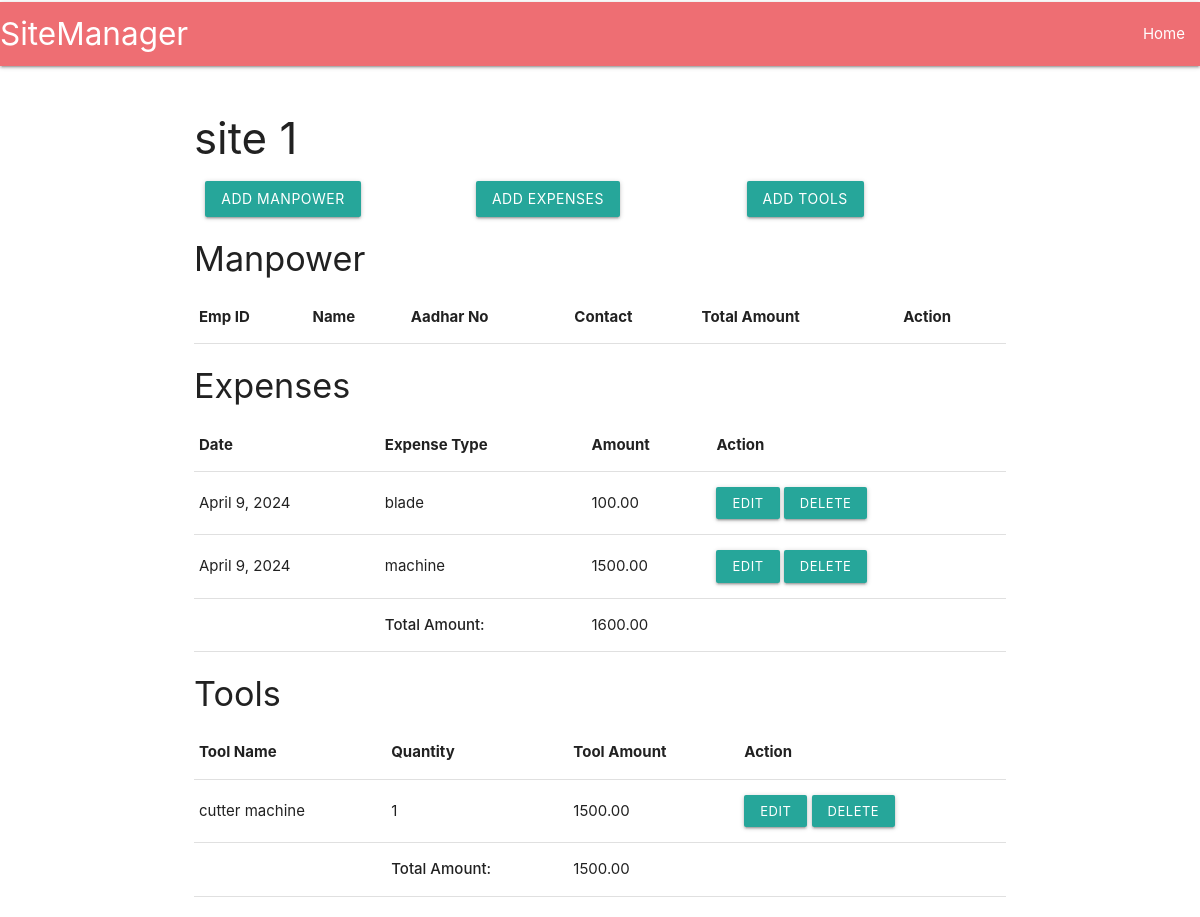
Page /ManageSites/1 on the earlier database version.
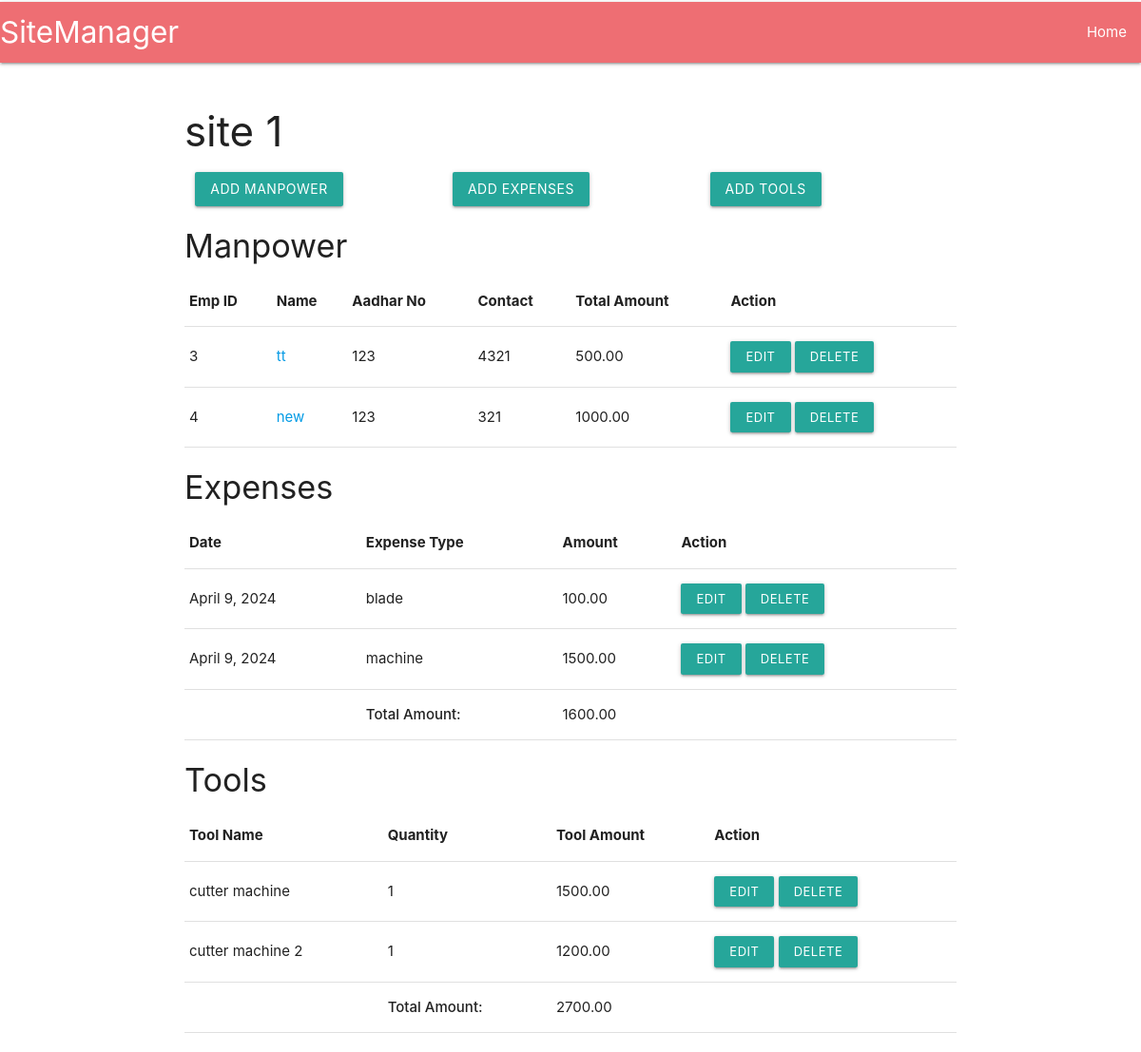
Same page on the later database version.
### sites/models.py (models this page shows)
class Site(models.Model):
    name = models.CharField(max_length=100)
    address = models.CharField(max_length=255)
    quotation_amount = models.DecimalField(max_digits=50, decimal_places=2)

class Expense(models.Model):
    site = models.ForeignKey(Site, on_delete=models.CASCADE)
    description = models.TextField()
    amount = models.DecimalField(max_digits=100, decimal_places=2)
    date = models.DateField()

class TotalSitesExpenseAmount(models.Model):
    site = models.ForeignKey(Site, on_delete=models.CASCADE)
    total_expense_amount = models.DecimalField(max_digits=100, decimal_places=2)

class Tool(models.Model):
    site = models.ForeignKey(Site, on_delete=models.CASCADE)
    name = models.CharField(max_length=100)
    quantity = models.IntegerField()
    amount = models.DecimalField(max_digits=100, decimal_places=2)

class TotalSitesToolAmount(models.Model):
    site = models.ForeignKey(Site, on_delete=models.CASCADE)
    total_tool_amount = models.DecimalField(max_digits=100, decimal_places=2)

class Manpower(models.Model):
    site = models.ForeignKey(Site, on_delete=models.CASCADE)
    name = models.CharField(max_length=100)
    adhaarno = models.CharField(max_length=20)
    contact = models.CharField(max_length=20)

class total_amount_per_laborer(models.Model):
    site = models.ForeignKey(Site, on_delete=models.CASCADE)
    Manpower = models.ForeignKey(Manpower, on_delete=models.CASCADE)
    total_amount = models.DecimalField(max_digits=100, decimal_places=2)

### sites/views.py (the view)
# urls.py: path('ManageSites/<int:site_id>', views.ManageSites, name='ManageSites'),
def ManageSites(request,site_id):
    siteInfo = get_object_or_404(Site, pk=site_id)
    manpowers = Manpower.objects.all()
    expenses = Expense.objects.all()
    Tools = Tool.objects.all()
    records = Attendance.objects.all()
    total_wages_per_worker = total_amount_per_laborer.objects.all()
    TotalExpAmount = TotalSitesExpenseAmount.objects.filter(site=site_id)
    TotalToolAmount = TotalSitesToolAmount.objects.filter(site=site_id)
    context = {
        'siteInfo': siteInfo,
        'manpowers': manpowers,
        'expenses': expenses,
        'Tools': Tools,
        'records': records,
        'total_wages_per_worker': total_wages_per_worker,
        'TotalExpAmount': TotalExpAmount,
        'TotalToolAmount': TotalToolAmount,
    }
    return render(request,'sites/ManageSitePage.html',context)

### sites/templates/sites/ManageSitePage.html (shortened to what this page needs)
{% extends 'Navbar.html' %}
{% block content %}
<body>
    <div class="container">
        <h3>{{ siteInfo.name }}</h3>
        <div class="row">
            <div class="col s4">
                <a href="{% url 'AddManpower' siteInfo.id %}" class="btn waves-effect waves-light">Add Manpower</a>
            </div>
            <div class="col s4">
                <a href="{% url 'AddExpenses' siteInfo.id %}" class="btn waves-effect waves-light">Add Expenses</a>
            </div>
            <div class="col s4">
                <a href="{% url 'AddTools' siteInfo.id %}" class="btn waves-effect waves-light">Add Tools</a>
            </div>
        </div>
        <h4>Manpower</h4>
        <table class="highlight">
            <thead>
                <tr>
                    <th>Emp ID</th>
                    <th>Name</th>
                    <th>Aadhar No</th>
                    <th>Contact</th>
                    <th>Total Amount</th>
                    <th>Action</th>
                </tr>
            </thead>
            <tbody>
                {% for labour in manpowers %}
                {% if siteInfo == labour.site %}
                <tr>
                    <td> {{ labour.id }} </td>
                    <td> <a href="{% url 'LabourDetails' siteInfo.id labour.id %}" > {{ labour.name }} </a></td>
                    <td> {{ labour.adhaarno }} </td>
                    <td> {{ labour.contact }} </td>
                    {% for ll in total_wages_per_worker %}
                    {% if ll.Manpower.id == labour.id %}
                    <td> {{ ll.total_amount }} </td>
                    {% endif %}
                    {% endfor %}
                    <td>
                        <a href="{% url 'EditManpower' labour.id siteInfo.id %}" class="btn-small waves-effect waves-light">Edit</a>
                        <a href="{% url 'delete_dataManage' 'manpower' labour.id siteInfo.id %}" class="btn-small waves-effect waves-light">Delete</a>
                    </td>
                </tr>
                {% endif %}
                {% endfor %}
            </tbody>
        </table>
        <h4>Expenses</h4>
        <table class="highlight">
            <thead>
                <tr>
                    <th>Date</th>
                    <th>Expense Type</th>
                    <th>Amount</th>
                    <th>Action</th>
                </tr>
            </thead>
            <tbody>
                {% for exp in expenses %}
                {% if siteInfo == exp.site %}
                <tr>
                    <td> {{ exp.date }} </td>
                    <td> {{ exp.description }} </td>
                    <td> {{ exp.amount }} </td>
                    <td>
                        <a href="{% url 'EditExpenses' exp.id siteInfo.id %}" class="btn-small waves-effect waves-light">Edit</a>
                        <a href="{% url 'delete_dataManage' 'expense' exp.id siteInfo.id %}" class="btn-small waves-effect waves-light">Delete</a>
                    </td>
                </tr>
                {% endif %}
                {% endfor %}
            </tbody>
            <tfoot>
                <tr>
                    <td></td>
                    <td><strong>Total Amount:</strong></td>
                    <td id="totalExpenseAmount"> {{ TotalExpAmount.0.total_expense_amount }} </td>
                </tr>
            </tfoot>
        </table>
        <h4>Tools</h4>
        <table class="highlight">
            <thead>
                <tr>
                    <th>Tool Name</th>
                    <th>Quantity</th>
                    <th>Tool Amount</th>
                    <th>Action</th>
                </tr>
            </thead>
            <tbody>
                {% for tool in Tools %}
                {% if siteInfo == tool.site %}
                <tr>
                    <td> {{ tool.name }} </td>
                    <td> {{ tool.quantity }} </td>
                    <td> {{ tool.amount }} </td>
                    <td>
                        <a href="{% url 'EditTools' tool.id siteInfo.id %}" class="btn-small waves-effect waves-light">Edit</a>
                        <a href="{% url 'delete_dataManage' 'tool' tool.id siteInfo.id %}" class="btn-small waves-effect waves-light">Delete</a>
                    </td>
                </tr>
                {% endif %}
                {% endfor %}
            </tbody>
            <tfoot>
                <tr>
                    <td></td>
                    <td><strong>Total Amount:</strong></td>
                    <td id="totalToolAmount"> {{ TotalToolAmount.0.total_tool_amount }} </td>
                </tr>
            </tfoot>
        </table>
    </div>
</body>
{% endblock %}

### sites/templates/sites/Navbar.html (shortened to what this page needs)
<!DOCTYPE html>
<html>
<head>
    <link rel="stylesheet" href="https://cdnjs.cloudflare.com/ajax/libs/materialize/1.0.0/css/materialize.min.css">
</head>
<body>
    <nav>
        <div class="nav-wrapper">
            <a href="#" class="brand-logo">SiteManager</a>
            <ul id="nav-mobile" class="right hide-on-med-and-down">
                <li><a href="{% url 'sites' %}">Home</a></li>
            </ul>
        </div>
    </nav>
    <main>
        {% block content %}
        {% endblock %}
    </main>
</body>
</html>

### sites/templates/sites/Navbar.html (style rules this page uses)
body { padding-top: 2px; }
main { padding: 20px; }

Differences in the rows shown:
added Manpower: id "3", name "tt", adhaarno "123", contact "4321"
added total_amount_per_laborer: total_amount "500.00", shown under "3"
added Manpower: id "4", name "new", adhaarno "123", contact "321"
added total_amount_per_laborer: total_amount "1000.00", shown under "4"
added Tool: name "cutter machine 2", quantity "1", amount "1200.00"
changed TotalSitesToolAmount: total_tool_amount "1500.00" → "2700.00"
